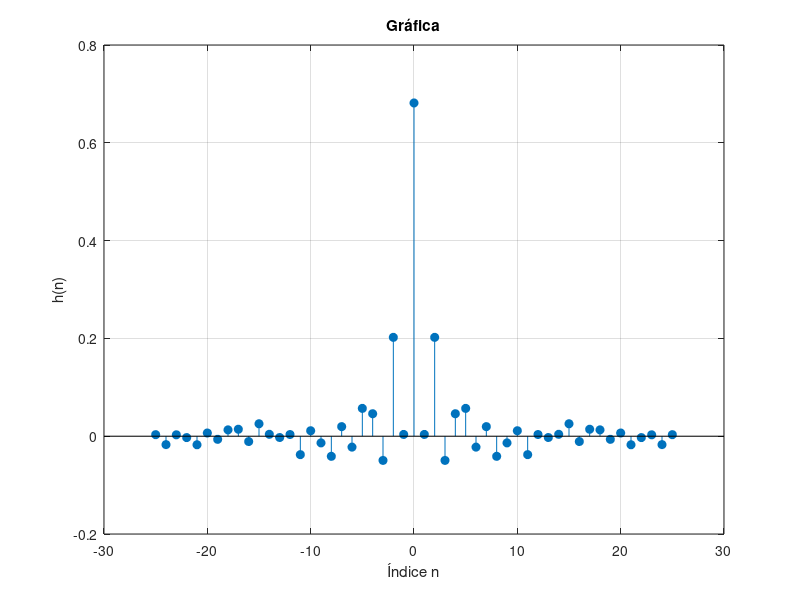

This chart was generated by the following MATLAB code:
clc; clear; close all;
format long;
% Parámetros del filtro
Fs = 1291.32/2; % Frecuencia de muestreo en Hz
Fc1 = 50;      % Frecuencia de corte baja 1 en Hz
Fc2 = 150;      % Frecuencia de corte baja 2 en Hz
Fc3 = 250;      % Frecuencia de corte alta 1 en Hz
Fc4 = 350;   % Frecuencia de corte alta 2 en Hz

% Amplitudes correspondientes a las bandas
A1 = 1;
A2 = 0.5;
A3 = 0.2;
A4 = 1;

% Longitud del filtro (M impar para simetría)
M = 51;  

% Frecuencias normalizadas
w1 = 2 * pi * Fc1 / Fs;
w2 = 2 * pi * Fc2 / Fs;
w3 = 2 * pi * Fc3 / Fs;
w4 = 2 * pi * Fc4 / Fs;

% Vector de índices
n = -(M-1)/2 : (M-1)/2;

% Cálculo de la respuesta al impulso usando la ecuación dada
for i = 1:M
    if n(i) == 0
        h(i) = (A1 * w1 + A2 * (w2 - w1) + A3 * (w3 - w2) + A4 * (w4 - w3)) / pi;
    else
        h(i) = ((A1 - A2) * sin(w1 * n(i)) + (A2 - A3) * sin(w2 * n(i)) + ...
                (A3 - A4) * sin(w3 * n(i)) + (A4 - A1) * sin(w4 * n(i))) / (pi * n(i));
    end
end

% Gráfica de la respuesta al impulso
figure;
stem(n, h, 'filled');
xlabel('Índice n');
ylabel('h(n)');
title('Gráfica');
grid on;
%% Imprimir coeficientes para copiar y pegar
fprintf('\n'); % Línea en blanco opcional
for i = 1:M
    fprintf('%.10f,\n', h(i));
end
